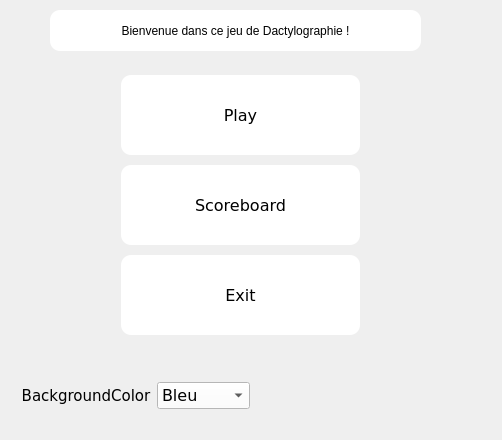
<?xml version="1.0" encoding="UTF-8"?>
<ui version="4.0">
 <class>home</class>
 <widget class="QMainWindow" name="home">
  <property name="geometry">
   <rect>
    <x>0</x>
    <y>0</y>
    <width>502</width>
    <height>440</height>
   </rect>
  </property>
  <property name="palette">
   <palette>
    <active>
     <colorrole role="Button">
      <brush brushstyle="SolidPattern">
       <color alpha="255">
        <red>0</red>
        <green>255</green>
        <blue>0</blue>
       </color>
      </brush>
     </colorrole>
    </active>
    <inactive>
     <colorrole role="Button">
      <brush brushstyle="SolidPattern">
       <color alpha="255">
        <red>0</red>
        <green>255</green>
        <blue>0</blue>
       </color>
      </brush>
     </colorrole>
    </inactive>
    <disabled>
     <colorrole role="Button">
      <brush brushstyle="SolidPattern">
       <color alpha="255">
        <red>0</red>
        <green>255</green>
        <blue>0</blue>
       </color>
      </brush>
     </colorrole>
    </disabled>
   </palette>
  </property>
  <property name="focusPolicy">
   <enum>Qt::NoFocus</enum>
  </property>
  <property name="windowTitle">
   <string>Accueil</string>
  </property>
  <widget class="QWidget" name="centralWidget">
   <widget class="QLabel" name="lbBienvenue">
    <property name="geometry">
     <rect>
      <x>50</x>
      <y>10</y>
      <width>371</width>
      <height>41</height>
     </rect>
    </property>
    <property name="styleSheet">
     <string notr="true">background-color: rgb(255, 255, 255);
font: 12pt &quot;Verdana&quot;;
border-radius: 10px;</string>
    </property>
    <property name="text">
     <string>Bienvenue dans ce jeu de Dactylographie !</string>
    </property>
    <property name="alignment">
     <set>Qt::AlignCenter</set>
    </property>
   </widget>
   <widget class="QWidget" name="horizontalLayoutWidget">
    <property name="geometry">
     <rect>
      <x>10</x>
      <y>370</y>
      <width>251</width>
      <height>51</height>
     </rect>
    </property>
    <layout class="QHBoxLayout" name="horizontalLayout">
     <item>
      <widget class="QLabel" name="label">
       <property name="font">
        <font>
         <family>Verdana</family>
         <pointsize>11</pointsize>
        </font>
       </property>
       <property name="text">
        <string>BackgroundColor</string>
       </property>
       <property name="alignment">
        <set>Qt::AlignCenter</set>
       </property>
      </widget>
     </item>
     <item>
      <widget class="QComboBox" name="comboBox">
       <property name="font">
        <font>
         <family>Verdana</family>
         <pointsize>12</pointsize>
        </font>
       </property>
       <property name="styleSheet">
        <string notr="true">:focus {background-color:#CECECE;}
:!focus{background-color: rgb(255, 255, 255);}</string>
       </property>
       <property name="sizeAdjustPolicy">
        <enum>QComboBox::AdjustToMinimumContentsLength</enum>
       </property>
       <property name="iconSize">
        <size>
         <width>7</width>
         <height>30</height>
        </size>
       </property>
       <item>
        <property name="text">
         <string>Bleu</string>
        </property>
       </item>
       <item>
        <property name="text">
         <string>Vert</string>
        </property>
       </item>
       <item>
        <property name="text">
         <string>Jaune</string>
        </property>
       </item>
       <item>
        <property name="text">
         <string>Rouge</string>
        </property>
       </item>
       <item>
        <property name="text">
         <string/>
        </property>
       </item>
      </widget>
     </item>
    </layout>
   </widget>
   <widget class="QWidget" name="verticalLayoutWidget">
    <property name="geometry">
     <rect>
      <x>110</x>
      <y>60</y>
      <width>261</width>
      <height>291</height>
     </rect>
    </property>
    <layout class="QVBoxLayout" name="verticalLayout">
     <item>
      <widget class="QPushButton" name="btPlay">
       <property name="enabled">
        <bool>true</bool>
       </property>
       <property name="minimumSize">
        <size>
         <width>70</width>
         <height>80</height>
        </size>
       </property>
       <property name="font">
        <font>
         <family>Verdana</family>
         <pointsize>12</pointsize>
         <weight>50</weight>
         <italic>false</italic>
         <bold>false</bold>
        </font>
       </property>
       <property name="focusPolicy">
        <enum>Qt::TabFocus</enum>
       </property>
       <property name="contextMenuPolicy">
        <enum>Qt::DefaultContextMenu</enum>
       </property>
       <property name="styleSheet">
        <string notr="true">:focus {background-color:#CECECE;border-radius:10px;outline:none;font :bold;}
:!focus{background-color: rgb(255, 255, 255);border-radius:10px}</string>
       </property>
       <property name="text">
        <string>Play</string>
       </property>
       <property name="checkable">
        <bool>false</bool>
       </property>
       <property name="autoRepeatDelay">
        <number>301</number>
       </property>
       <property name="autoDefault">
        <bool>true</bool>
       </property>
       <property name="flat">
        <bool>false</bool>
       </property>
      </widget>
     </item>
     <item>
      <widget class="QPushButton" name="btScoreboard">
       <property name="minimumSize">
        <size>
         <width>70</width>
         <height>80</height>
        </size>
       </property>
       <property name="font">
        <font>
         <family>Verdana</family>
         <pointsize>12</pointsize>
         <weight>50</weight>
         <italic>false</italic>
         <bold>false</bold>
        </font>
       </property>
       <property name="focusPolicy">
        <enum>Qt::TabFocus</enum>
       </property>
       <property name="styleSheet">
        <string notr="true">:focus {background-color:#CECECE;border-radius:10px;outline:none;font :bold;}
:!focus{background-color: rgb(255, 255, 255);border-radius:10px}</string>
       </property>
       <property name="text">
        <string>Scoreboard</string>
       </property>
       <property name="autoDefault">
        <bool>true</bool>
       </property>
      </widget>
     </item>
     <item>
      <widget class="QPushButton" name="btExit">
       <property name="minimumSize">
        <size>
         <width>70</width>
         <height>80</height>
        </size>
       </property>
       <property name="font">
        <font>
         <family>Verdana</family>
         <pointsize>12</pointsize>
         <weight>50</weight>
         <italic>false</italic>
         <bold>false</bold>
        </font>
       </property>
       <property name="focusPolicy">
        <enum>Qt::TabFocus</enum>
       </property>
       <property name="styleSheet">
        <string notr="true">:focus {background-color:#CECECE;border-radius:10px;outline:none;font :bold;}
:!focus{background-color: rgb(255, 255, 255);border-radius:10px}</string>
       </property>
       <property name="text">
        <string>Exit</string>
       </property>
       <property name="autoDefault">
        <bool>true</bool>
       </property>
      </widget>
     </item>
    </layout>
   </widget>
  </widget>
 </widget>
 <layoutdefault spacing="6" margin="11"/>
 <tabstops>
  <tabstop>btPlay</tabstop>
  <tabstop>btScoreboard</tabstop>
  <tabstop>btExit</tabstop>
  <tabstop>comboBox</tabstop>
 </tabstops>
 <resources/>
 <connections/>
</ui>
